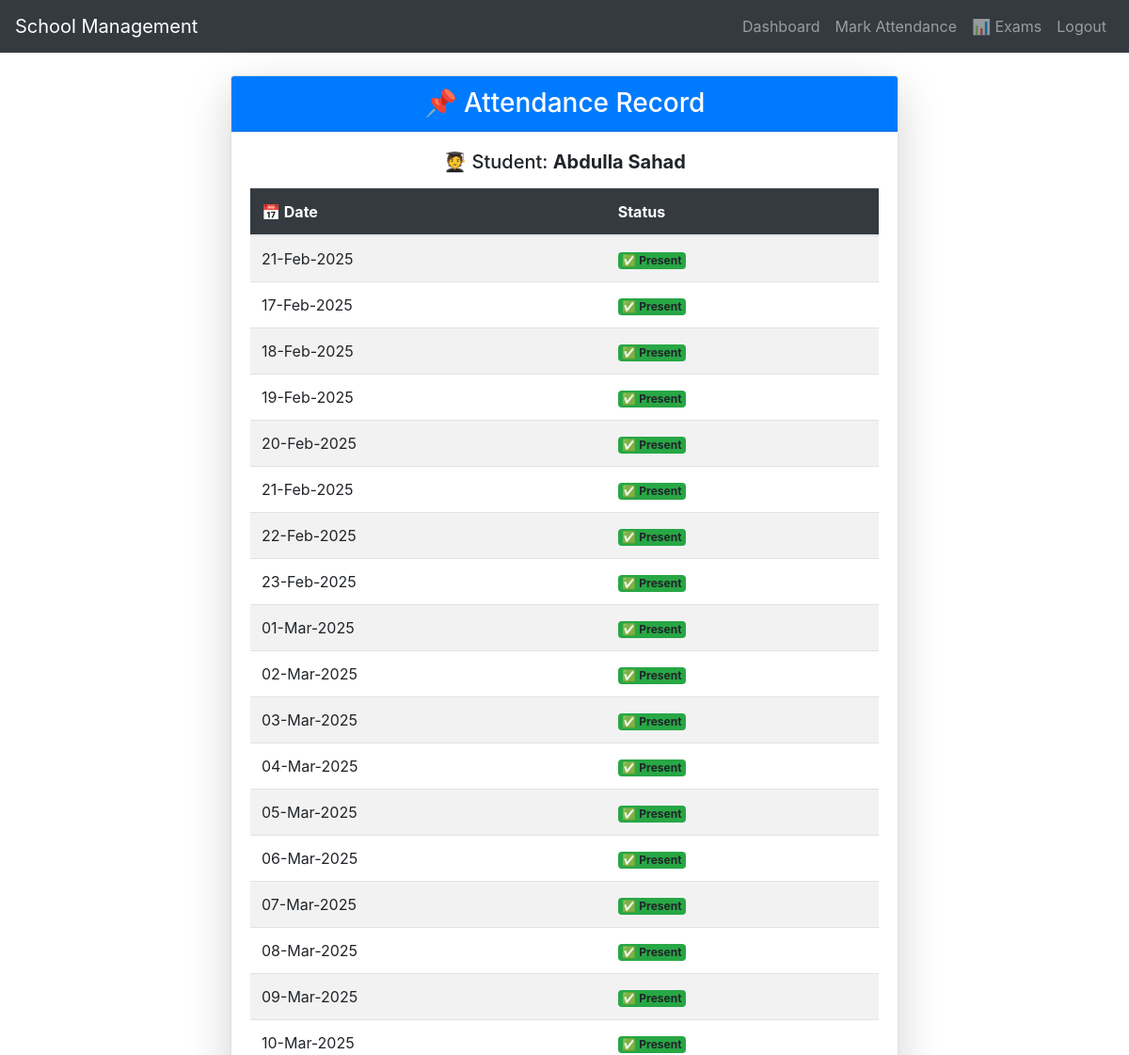
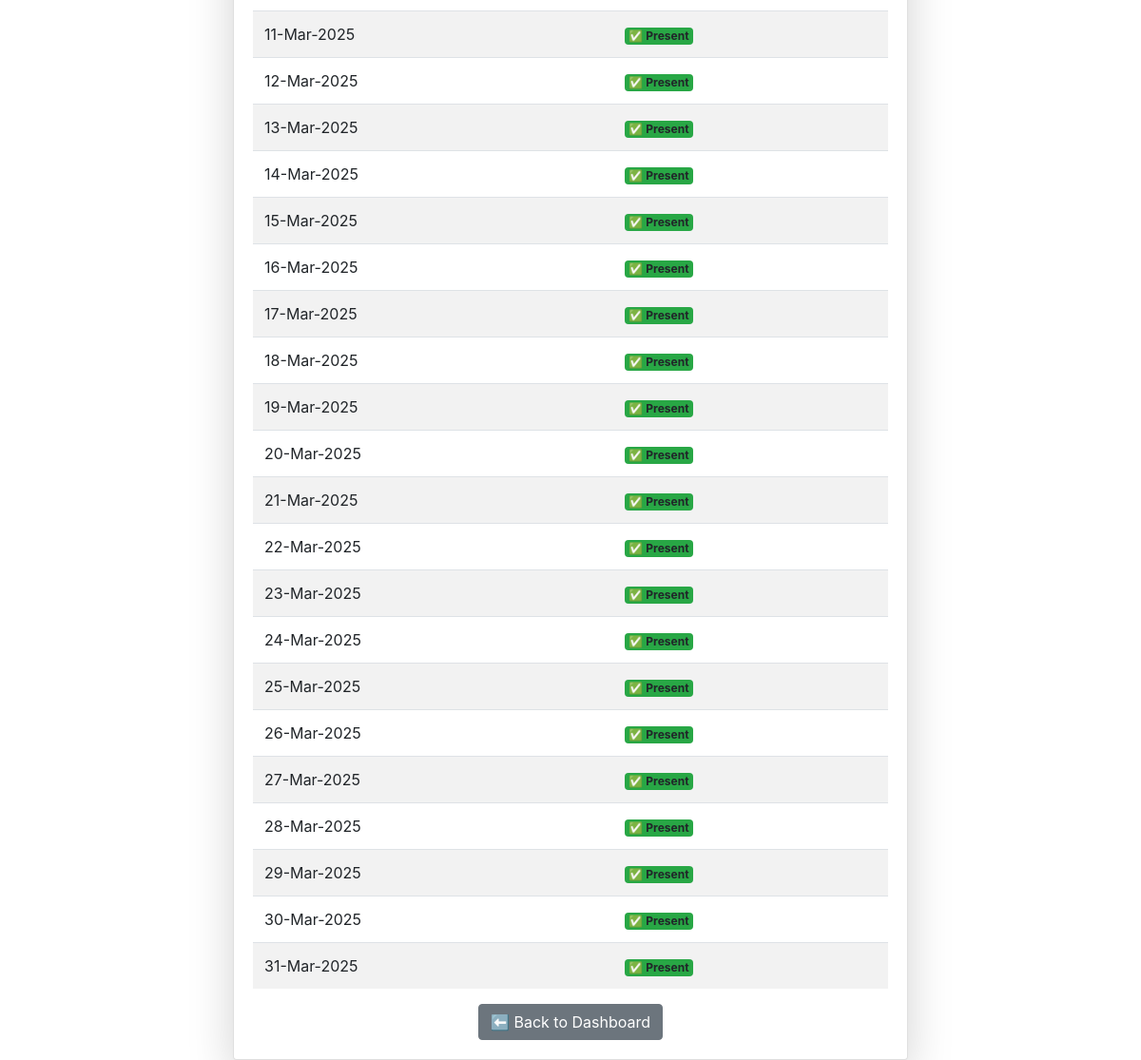
Page /dashboard/students/attendance/1 on the committed database (2 pictures, top to bottom).
### dashboard/models.py (models this page shows, shortened)
class Student(db.Model):
    id = db.Column(db.Integer, primary_key=True)
    school_id = db.Column(db.Integer, db.ForeignKey('school.id'), nullable=False)
    class_id = db.Column(db.Integer, db.ForeignKey('class.id'), nullable=False)
    section_id = db.Column(db.Integer, db.ForeignKey('section.id'), nullable=False)
    first_name = db.Column(db.String(100), nullable=False)
    last_name = db.Column(db.String(100), nullable=False)
    dob = db.Column(db.Date, nullable=False)
    gender = db.Column(db.Enum('Male', 'Female', 'Other', name="gender_types"), nullable=False)
    admission_number = db.Column(db.String(50), unique=True, nullable=False)
    roll_number = db.Column(db.String(50), nullable=False)
    parent_contact = db.Column(db.String(20), nullable=False)
    attendance = db.relationship('Attendance', backref='student', lazy=True)
    marks = db.relationship('Mark', backref='student', lazy=True)
    parents = db.relationship('Parent', backref='student', lazy=True)

class Attendance(db.Model):
    id = db.Column(db.Integer, primary_key=True)
    student_id = db.Column(db.Integer, db.ForeignKey('student.id'), nullable=False)
    date = db.Column(db.Date, nullable=False)
    status = db.Column(db.Enum('Present', 'Absent', 'Late', name="attendance_status"), nullable=False)
    remarks = db.Column(db.Text, nullable=True)

### dashboard/views.py (the view)
@app.route('/dashboard/students/attendance/<int:student_id>', methods=['GET'])
def view_attendance(student_id):
    student = Student.query.get_or_404(student_id)
    students_attendance = Attendance.query.filter_by(student_id=student_id).all()
    return render_template("view_attendance.html", student=student, attendance=students_attendance)

### dashboard/templates/view_attendance.html
{% extends "base.html" %}
{% block content %}
<div class="container mt-4">
    <div class="row justify-content-center">
        <div class="col-lg-8">
            <div class="card shadow-lg">
                <div class="card-header bg-primary text-white text-center">
                    <h3 class="mb-0">📌 Attendance Record</h3>
                </div>
                <div class="card-body">
                    <h5 class="text-center mb-3">🧑‍🎓 Student: <strong>{{ student.first_name }} {{ student.last_name }}</strong></h5>
                    {% if attendance %}
                    <table class="table table-striped table-hover">
                        <thead class="table-dark">
                            <tr>
                                <th>📅 Date</th>
                                <th>Status</th>
                            </tr>
                        </thead>
                        <tbody>
                            {% for record in attendance %}
                            <tr>
                                <td>{{ record.date.strftime('%d-%b-%Y') }}</td>
                                <td>
                                    {% if record.status == "Present" %}
                                        <span class="badge bg-success">✅ Present</span>
                                    {% elif record.status == "Absent" %}
                                        <span class="badge bg-danger">❌ Absent</span>
                                    {% else %}
                                        <span class="badge bg-warning">⏳ Late</span>
                                    {% endif %}
                                </td>
                            </tr>
                            {% endfor %}
                        </tbody>
                    </table>
                    {% else %}
                    <p class="text-center text-muted">No attendance records found.</p>
                    {% endif %}
                    <div class="text-center mt-3">
                        <a href="{{ url_for('view_students') }}" class="btn btn-secondary">⬅ Back to Dashboard</a>
                    </div>
                </div>
            </div>
        </div>
    </div>
</div>
{% endblock %}

### rows in the picture
Student: first_name "Abdulla", last_name "Sahad"
Attendance: date "21-Feb-2025", status "✅ Present"
Attendance: date "17-Feb-2025", status "✅ Present"
Attendance: date "18-Feb-2025", status "✅ Present"
Attendance: date "19-Feb-2025", status "✅ Present"
Attendance: date "20-Feb-2025", status "✅ Present"
Attendance: date "21-Feb-2025", status "✅ Present"
Attendance: date "22-Feb-2025", status "✅ Present"
Attendance: date "23-Feb-2025", status "✅ Present"
Attendance: date "01-Mar-2025", status "✅ Present"
Attendance: date "02-Mar-2025", status "✅ Present"
Attendance: date "03-Mar-2025", status "✅ Present"
Attendance: date "04-Mar-2025", status "✅ Present"
Attendance: date "05-Mar-2025", status "✅ Present"
Attendance: date "06-Mar-2025", status "✅ Present"
Attendance: date "07-Mar-2025", status "✅ Present"
Attendance: date "08-Mar-2025", status "✅ Present"
Attendance: date "09-Mar-2025", status "✅ Present"
Attendance: date "10-Mar-2025", status "✅ Present"
Attendance: date "11-Mar-2025", status "✅ Present"
Attendance: date "12-Mar-2025", status "✅ Present"
Attendance: date "13-Mar-2025", status "✅ Present"
Attendance: date "14-Mar-2025", status "✅ Present"
Attendance: date "15-Mar-2025", status "✅ Present"
Attendance: date "16-Mar-2025", status "✅ Present"
Attendance: date "17-Mar-2025", status "✅ Present"
Attendance: date "18-Mar-2025", status "✅ Present"
Attendance: date "19-Mar-2025", status "✅ Present"
Attendance: date "20-Mar-2025", status "✅ Present"
Attendance: date "21-Mar-2025", status "✅ Present"
Attendance: date "22-Mar-2025", status "✅ Present"
Attendance: date "23-Mar-2025", status "✅ Present"
Attendance: date "24-Mar-2025", status "✅ Present"
Attendance: date "25-Mar-2025", status "✅ Present"
Attendance: date "26-Mar-2025", status "✅ Present"
Attendance: date "27-Mar-2025", status "✅ Present"
Attendance: date "28-Mar-2025", status "✅ Present"
Attendance: date "29-Mar-2025", status "✅ Present"
Attendance: date "30-Mar-2025", status "✅ Present"
Attendance: date "31-Mar-2025", status "✅ Present"
